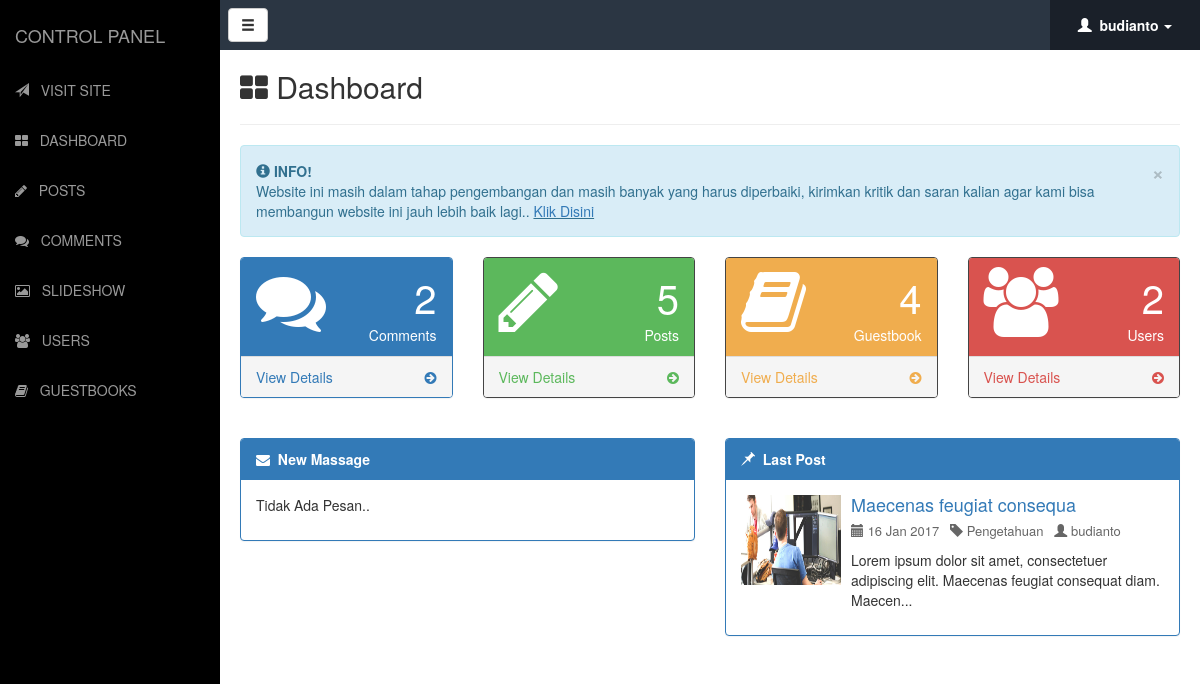
Page /dashboard (signed in) on the committed database.
### tables this page shows
CREATE TABLE `tb_artikel` (
  `id_artikel` int(10) NOT NULL,
  `judul` varchar(25) NOT NULL,
  `kategori` varchar(25) NOT NULL,
  `isi` text NOT NULL,
  `gambar` varchar(100) NOT NULL,
  `author` varchar(35) NOT NULL,
  `tgl` varchar(25) NOT NULL
);

### dashboard/index.php (the view, shortened to what this page needs)
<?php
	if($_SESSION['status']=="user"){
		$query="SELECT * FROM tb_artikel WHERE author='{$_SESSION['name']}'";
	}else if($_SESSION['status']="admin"){
		$query="SELECT * FROM tb_artikel ORDER BY id_artikel ASC";
	}
		$query_sql=mysql_query($query);
		$jumlah=mysql_num_rows($query_sql);
		$query="SELECT * FROM tb_contact ORDER BY id_contact ASC";
		$query_sql=mysql_query($query);
		$guestbook=mysql_num_rows($query_sql);
        $query="SELECT * FROM tb_login ORDER BY id ASC";
        $query_sql=mysql_query($query);
        $user=mysql_num_rows($query_sql);
        $query="SELECT * FROM tb_komentar WHERE author='{$_SESSION['name']}' ORDER BY id_comment ASC";
        $query_sql=mysql_query($query);
        $comment=mysql_num_rows($query_sql);
?>
<!DOCTYPE html>
<html lang="en">
<head>
	<link href="../font-awesome/css/font-awesome.min.css" rel="stylesheet" type="text/css">
    <link href="../css/sb-admin.css" rel="stylesheet">
    <link href="../css/admin-style.css" rel="stylesheet">
    <link href="../css/simple-sidebar.css" rel="stylesheet">
    <link href="../css/bootstrap.min.css" rel="stylesheet">
</head>
<body>
    <div id="wrapper">
        <div id="page-content-wrapper">
            <div class="container-fluid">
                <div class="row">
                    <div class="col-lg-12">
                         <h2><span class="fa fa-th-large"></span>&nbsp;Dashboard</h2><hr>
        <div class="alert alert-info" role="alert">
            <button type="button" class="close" data-dismiss="alert" aria-label="Close">
                <span aria-hidden="true">&times;</span>
            </button>
                <b><span class="glyphicon glyphicon-info-sign"></span>&nbsp;INFO!</b>
                <p>Website ini masih dalam tahap pengembangan dan masih banyak yang harus diperbaiki, kirimkan kritik dan saran kalian agar kami bisa membangun website ini jauh lebih baik lagi.. <u><a href="contact">Klik Disini</a></u></p>
        </div>
						 <div class="row">
                    <div class="col-lg-3 col-md-6">
                        <div class="panel panel-primary">
                            <div class="panel-heading">
                                <div class="row">
                                    <div class="col-xs-3">
                                        <i class="fa fa-comments fa-5x"></i>
                                    </div>
                                    <div class="col-xs-9 text-right">
                                        <div class="huge"><?php echo $comment?></div>
                                        <div>Comments</div>
                                    </div>
                                </div>
                            </div>
                            <a href="#">
                                <div class="panel-footer">
                                    <span class="pull-left">View Details</span>
                                    <span class="pull-right"><i class="fa fa-arrow-circle-right"></i></span>
                                    <div class="clearfix"></div>
                                </div>
                            </a>
                        </div>
                    </div>
                    <div class="col-lg-3 col-md-6">
                        <div class="panel panel-green">
                            <div class="panel-heading">
                                <div class="row">
                                    <div class="col-xs-3">
                                        <i class="fa fa-pencil fa-5x"></i>
                                    </div>
                                    <div class="col-xs-9 text-right">
                                        <div class="huge"><?php echo $jumlah?></div>
                                        <div>Posts</div>
                                    </div>
                                </div>
                            </div>
                            <a href="post">
                                <div class="panel-footer">
                                    <span class="pull-left">View Details</span>
                                    <span class="pull-right"><i class="fa fa-arrow-circle-right"></i></span>
                                    <div class="clearfix"></div>
                                </div>
                            </a>
                        </div>
                    </div>
                    <div class="col-lg-3 col-md-6">
                        <div class="panel panel-yellow">
                            <div class="panel-heading">
                                <div class="row">
                                    <div class="col-xs-3">
                                        <i class="fa fa-book fa-5x"></i>
                                    </div>
                                    <div class="col-xs-9 text-right">
                                        <div class="huge"><?php echo $guestbook?></div>
                                        <div>Guestbook</div>
                                    </div>
                                </div>
                            </div>
                            <a href="guestbook">
                                <div class="panel-footer">
                                    <span class="pull-left">View Details</span>
                                    <span class="pull-right"><i class="fa fa-arrow-circle-right"></i></span>
                                    <div class="clearfix"></div>
                                </div>
                            </a>
                        </div>
                    </div>
                    <div class="col-lg-3 col-md-6">
                        <div class="panel panel-red">
                            <div class="panel-heading">
                                <div class="row">
                                    <div class="col-xs-3">
                                        <i class="fa fa-users fa-5x"></i>
                                    </div>
                                    <div class="col-xs-9 text-right">
                                        <div class="huge"><?php echo $user;?></div>
                                        <div>Users</div>
                                    </div>
                                </div>
                            </div>
                            <a href="#">
                                <div class="panel-footer">
                                    <span class="pull-left">View Details</span>
                                    <span class="pull-right"><i class="fa fa-arrow-circle-right"></i></span>
                                    <div class="clearfix"></div>
                                </div>
                            </a>
                        </div>
                    </div>
                </div>
				<br>
				<div class="row">
					<div class="col-md-6">
					<div class="panel panel-primary">
				<div class="panel-heading"><div class="title-box"><b><span class="fa fa-envelope"></span>&nbsp; New Massage</b></div></div>
					<div class="panel-body">
					       <p>Tidak Ada Pesan..</p>
					</div>
			</div>
					</div>
					<div class="col-md-6">
					<div class="panel panel-primary">
				<div class="panel-heading"><div class="title-box"><b><span class="glyphicon glyphicon-pushpin"></span>&nbsp; Last Post</b></div></div>
					<div class="panel-body">
						<?php
	$query="SELECT * FROM tb_artikel WHERE author='{$_SESSION['name']}' ORDER BY id_artikel DESC";
	$query_sql=mysql_query($query);
	$other=mysql_fetch_array($query_sql);
?>
<div class="media">
  <div class="media-left">
    <a href="read-artikel?judul=<?php echo $other['judul'];?>">
      <img class="media-object" src="../img/post/<?php echo $other['gambar'];?>" alt="..." width="100" height="90">
    </a>
  </div>
  <div class="media-body">
    <h4 class="media-heading"><a href="../read-artikel?judul=<?php echo $other['judul'];?>"><?php echo $other['judul'];?></a></h4>
    <font color="#666" size="2"><span class="glyphicon glyphicon-calendar"></span> <?php echo $other['tgl'];?> &nbsp; <span class="glyphicon glyphicon-tag"></span>  <?php echo $other['kategori'];?> &nbsp; <span class="glyphicon glyphicon-user"></span>  <?php echo $other['author'];?> </font>
	<p><?php echo substr($other['isi'],0,100);?>...</p>
  </div>
</div>
					</div>
					</div>
				</div>
                    </div>
                </div>
            </div>
        </div>
    </div>
</body>
</html>

### css/sb-admin.css (style rules this page uses)
body { margin-top: 100px; background-color: #222; }
@media (min-width:768px) { body { margin-top: 50px; } }
#wrapper { padding-left: 0; }
.huge { font-size: 50px; line-height: normal; }
@media (min-width:768px) { #wrapper { padding-left: 225px; } }
.huge { font-size: 40px; }
.panel-green { border-color: #5cb85c; }
.panel-green > .panel-heading { border-color: #5cb85c; color: #fff; background-color: #5cb85c; }
.panel-green > a { color: #5cb85c; }
.panel-red { border-color: #d9534f; }
.panel-red > .panel-heading { border-color: #d9534f; color: #fff; background-color: #d9534f; }
.panel-red > a { color: #d9534f; }
.panel-yellow { border-color: #f0ad4e; }
.panel-yellow > .panel-heading { border-color: #f0ad4e; color: #fff; background-color: #f0ad4e; }
.panel-yellow > a { color: #f0ad4e; }

### css/admin-style.css (style rules this page uses)
* { margin: 0px; padding: 0px; }
body { background:#fff; background-attachment:fixed; font-family: Arial; }

### css/simple-sidebar.css (style rules this page uses)
body { overflow-x: hidden; }
#wrapper { padding-left: 0; -webkit-transition: all 0.5s ease; -moz-transition: all 0.5s ease; -o-transition: all 0.5s ease; transition: all 0.5s ease; }
#page-content-wrapper { width: 100%; position: absolute; padding: 0px 5px 15px 5px;; }
@media (min-width:768px) { #wrapper { padding-left: 220px; } }
@media (min-width:768px) { #page-content-wrapper { position: relative; } }

### rows in the picture
tb_artikel: gambar (picture), judul "Maecenas feugiat consequa", tgl "16 Jan 2017", kategori "Pengetahuan", author "budianto", isi "Lorem ipsum dolor sit amet, consectetuer adipiscing elit. Maecenas feugiat consequat diam. Maecen"

### other values in the picture
$_SESSION['name'] "budianto"
$comment "2"
$jumlah "5"
$guestbook "4"
$user "2"
